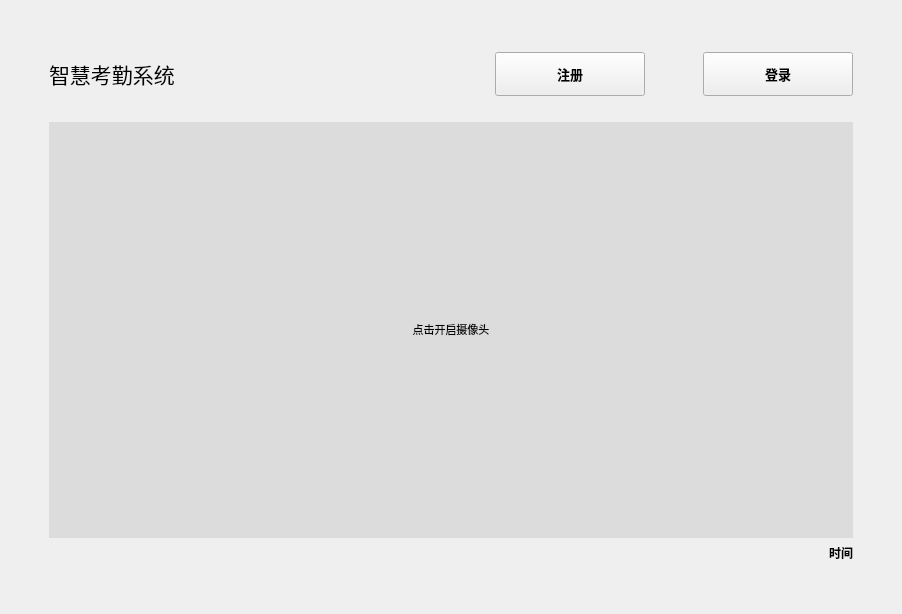
<?xml version="1.0" encoding="UTF-8"?>
<ui version="4.0">
 <class>WelcomeWin</class>
 <widget class="QMainWindow" name="WelcomeWin">
  <property name="geometry">
   <rect>
    <x>0</x>
    <y>0</y>
    <width>902</width>
    <height>614</height>
   </rect>
  </property>
  <property name="font">
   <font>
    <family>微软雅黑</family>
   </font>
  </property>
  <property name="windowTitle">
   <string>智慧考勤系统</string>
  </property>
  <widget class="QWidget" name="widget">
   <layout class="QGridLayout" name="gridLayout" rowstretch="3,0,4,1,0,30,0,3,0" columnstretch="1,20,1">
    <item row="2" column="1">
     <layout class="QHBoxLayout" name="horizontalLayout" stretch="6,6,6,1,6">
      <item>
       <widget class="QLabel" name="label">
        <property name="sizePolicy">
         <sizepolicy hsizetype="Fixed" vsizetype="Preferred">
          <horstretch>0</horstretch>
          <verstretch>0</verstretch>
         </sizepolicy>
        </property>
        <property name="font">
         <font>
          <family>微软雅黑</family>
          <pointsize>16</pointsize>
         </font>
        </property>
        <property name="cursor">
         <cursorShape>ArrowCursor</cursorShape>
        </property>
        <property name="text">
         <string>智慧考勤系统</string>
        </property>
        <property name="textFormat">
         <enum>Qt::PlainText</enum>
        </property>
       </widget>
      </item>
      <item>
       <spacer name="horizontalSpacer">
        <property name="orientation">
         <enum>Qt::Horizontal</enum>
        </property>
        <property name="sizeType">
         <enum>QSizePolicy::Expanding</enum>
        </property>
        <property name="sizeHint" stdset="0">
         <size>
          <width>180</width>
          <height>20</height>
         </size>
        </property>
       </spacer>
      </item>
      <item>
       <widget class="QPushButton" name="signupButton">
        <property name="sizePolicy">
         <sizepolicy hsizetype="Minimum" vsizetype="Fixed">
          <horstretch>0</horstretch>
          <verstretch>0</verstretch>
         </sizepolicy>
        </property>
        <property name="minimumSize">
         <size>
          <width>150</width>
          <height>0</height>
         </size>
        </property>
        <property name="maximumSize">
         <size>
          <width>150</width>
          <height>44</height>
         </size>
        </property>
        <property name="font">
         <font>
          <family>微软雅黑</family>
          <pointsize>10</pointsize>
          <weight>75</weight>
          <bold>true</bold>
         </font>
        </property>
        <property name="text">
         <string>注册</string>
        </property>
       </widget>
      </item>
      <item>
       <spacer name="horizontalSpacer_2">
        <property name="orientation">
         <enum>Qt::Horizontal</enum>
        </property>
        <property name="sizeType">
         <enum>QSizePolicy::Expanding</enum>
        </property>
        <property name="sizeHint" stdset="0">
         <size>
          <width>40</width>
          <height>20</height>
         </size>
        </property>
       </spacer>
      </item>
      <item>
       <widget class="QPushButton" name="loginButton">
        <property name="minimumSize">
         <size>
          <width>150</width>
          <height>0</height>
         </size>
        </property>
        <property name="maximumSize">
         <size>
          <width>150</width>
          <height>44</height>
         </size>
        </property>
        <property name="font">
         <font>
          <family>微软雅黑</family>
          <pointsize>10</pointsize>
          <weight>75</weight>
          <bold>true</bold>
         </font>
        </property>
        <property name="text">
         <string>登录</string>
        </property>
       </widget>
      </item>
     </layout>
    </item>
    <item row="2" column="0">
     <spacer name="horizontalSpacer_6">
      <property name="orientation">
       <enum>Qt::Horizontal</enum>
      </property>
      <property name="sizeHint" stdset="0">
       <size>
        <width>40</width>
        <height>20</height>
       </size>
      </property>
     </spacer>
    </item>
    <item row="2" column="2">
     <spacer name="horizontalSpacer_5">
      <property name="orientation">
       <enum>Qt::Horizontal</enum>
      </property>
      <property name="sizeHint" stdset="0">
       <size>
        <width>40</width>
        <height>20</height>
       </size>
      </property>
     </spacer>
    </item>
    <item row="0" column="1">
     <spacer name="verticalSpacer_3">
      <property name="orientation">
       <enum>Qt::Vertical</enum>
      </property>
      <property name="sizeHint" stdset="0">
       <size>
        <width>20</width>
        <height>36</height>
       </size>
      </property>
     </spacer>
    </item>
    <item row="5" column="0">
     <spacer name="horizontalSpacer_3">
      <property name="orientation">
       <enum>Qt::Horizontal</enum>
      </property>
      <property name="sizeHint" stdset="0">
       <size>
        <width>52</width>
        <height>20</height>
       </size>
      </property>
     </spacer>
    </item>
    <item row="3" column="1">
     <spacer name="verticalSpacer">
      <property name="orientation">
       <enum>Qt::Vertical</enum>
      </property>
      <property name="sizeType">
       <enum>QSizePolicy::Minimum</enum>
      </property>
      <property name="sizeHint" stdset="0">
       <size>
        <width>20</width>
        <height>20</height>
       </size>
      </property>
     </spacer>
    </item>
    <item row="5" column="2">
     <spacer name="horizontalSpacer_4">
      <property name="orientation">
       <enum>Qt::Horizontal</enum>
      </property>
      <property name="sizeHint" stdset="0">
       <size>
        <width>37</width>
        <height>20</height>
       </size>
      </property>
     </spacer>
    </item>
    <item row="5" column="1" rowspan="2">
     <layout class="QVBoxLayout" name="verticalLayout" stretch="40,1">
      <item>
       <widget class="QLabel" name="cameraArea">
        <property name="sizePolicy">
         <sizepolicy hsizetype="Minimum" vsizetype="Minimum">
          <horstretch>0</horstretch>
          <verstretch>0</verstretch>
         </sizepolicy>
        </property>
        <property name="minimumSize">
         <size>
          <width>760</width>
          <height>400</height>
         </size>
        </property>
        <property name="font">
         <font>
          <family>微软雅黑</family>
          <pointsize>8</pointsize>
         </font>
        </property>
        <property name="styleSheet">
         <string notr="true">background-color:rgb(220, 220, 220);
</string>
        </property>
        <property name="text">
         <string>&lt;html&gt;&lt;head/&gt;&lt;body&gt;&lt;p&gt;&lt;img src=&quot;:/pic/camera.png&quot;/&gt;&lt;/p&gt;&lt;p&gt;点击开启摄像头&lt;/p&gt;&lt;/body&gt;&lt;/html&gt;</string>
        </property>
        <property name="alignment">
         <set>Qt::AlignCenter</set>
        </property>
       </widget>
      </item>
      <item>
       <widget class="QLabel" name="timeLabel">
        <property name="font">
         <font>
          <family>微软雅黑</family>
          <weight>62</weight>
          <bold>true</bold>
         </font>
        </property>
        <property name="styleSheet">
         <string notr="true">font-weight:500;</string>
        </property>
        <property name="text">
         <string>时间</string>
        </property>
        <property name="alignment">
         <set>Qt::AlignRight|Qt::AlignTrailing|Qt::AlignVCenter</set>
        </property>
       </widget>
      </item>
     </layout>
    </item>
    <item row="7" column="1">
     <spacer name="verticalSpacer_2">
      <property name="orientation">
       <enum>Qt::Vertical</enum>
      </property>
      <property name="sizeHint" stdset="0">
       <size>
        <width>20</width>
        <height>40</height>
       </size>
      </property>
     </spacer>
    </item>
   </layout>
  </widget>
 </widget>
 <resources>
  <include location="pic.qrc"/>
 </resources>
 <connections>
  <connection>
   <sender>loginButton</sender>
   <signal>clicked()</signal>
   <receiver>WelcomeWin</receiver>
   <slot>loginSlot()</slot>
   <hints>
    <hint type="sourcelabel">
     <x>780</x>
     <y>84</y>
    </hint>
    <hint type="destinationlabel">
     <x>756</x>
     <y>9</y>
    </hint>
   </hints>
  </connection>
  <connection>
   <sender>signupButton</sender>
   <signal>clicked()</signal>
   <receiver>WelcomeWin</receiver>
   <slot>signupSlot()</slot>
   <hints>
    <hint type="sourcelabel">
     <x>579</x>
     <y>53</y>
    </hint>
    <hint type="destinationlabel">
     <x>515</x>
     <y>-5</y>
    </hint>
   </hints>
  </connection>
 </connections>
 <slots>
  <slot>loginSlot()</slot>
  <slot>signupSlot()</slot>
 </slots>
</ui>
